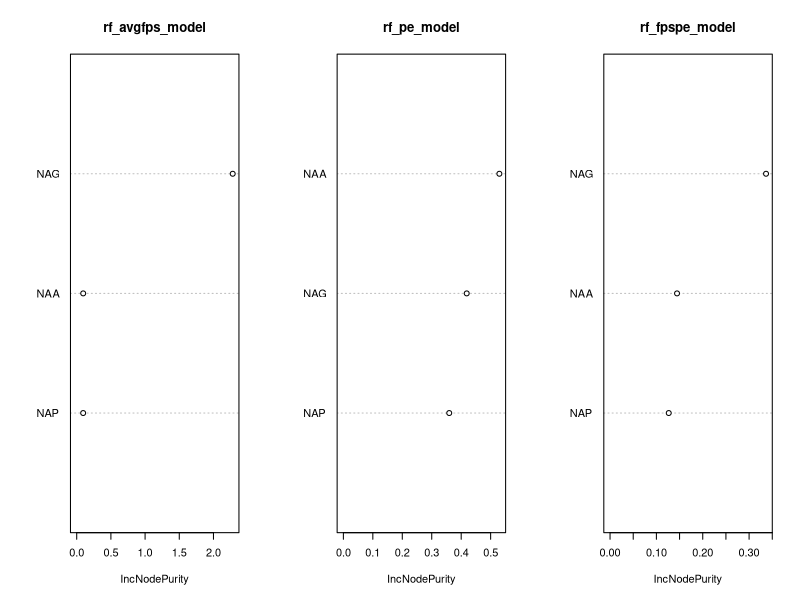
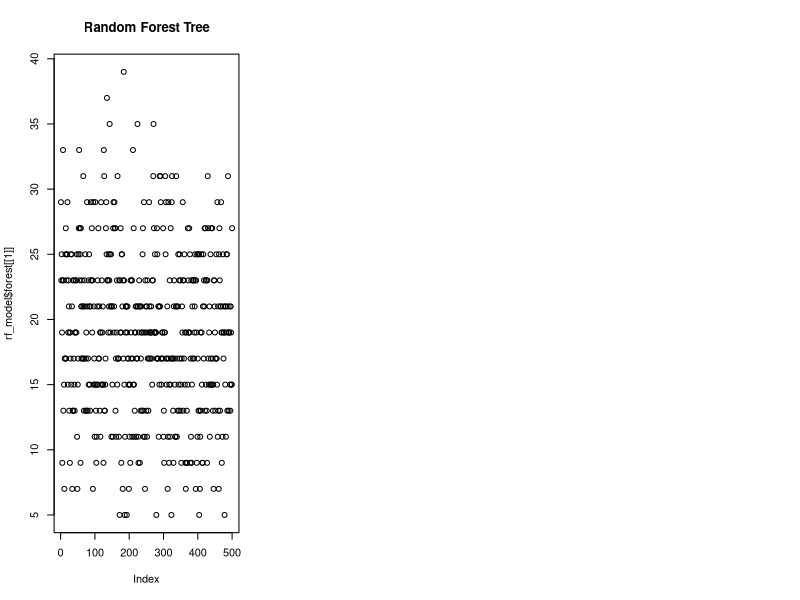

Source code (R) for these figures, in order:
# Load the required libraries
library(randomForest)

data <- read.csv("pilot dataset - dataset (1).csv")

# Create a random forest model
rf_avgfps_model <- randomForest(NAVGFPS ~ NAA + NAG + NAP, data = data)
rf_pe_model <- randomForest(NPE ~ NAA + NAG + NAP, data = data)
rf_fpspe_model <- randomForest(NFPSPE ~ NAA + NAG + NAP, data = data)

# Extract feature importance scores from the random forest model
feature_importance_1 <- importance(rf_avgfps_model)
feature_importance_2 <- importance(rf_pe_model)
feature_importance_3 <- importance(rf_fpspe_model)

# Print feature importance scores
print(feature_importance_1)
print(feature_importance_2)
print(feature_importance_3)

# Plot feature importance scores
par(mfrow = c(1,3))
varImpPlot(rf_avgfps_model)
varImpPlot(rf_pe_model)
varImpPlot(rf_fpspe_model)


#-------------------------------------------------------------------------------
library(rpart)

rf_model <- randomForest(NFPSPE ~ NAA + NAG + NAP, data = data)

# Plotting the first tree
plot(rf_model$forest[[1]], main = "Random Forest Tree")

# Feature importance
importance(rf_model)

# Example prediction
new_data <- data.frame(NAA = 0.5, NAG = 1, NAP = 0)
predict(rf_model, new_data)

